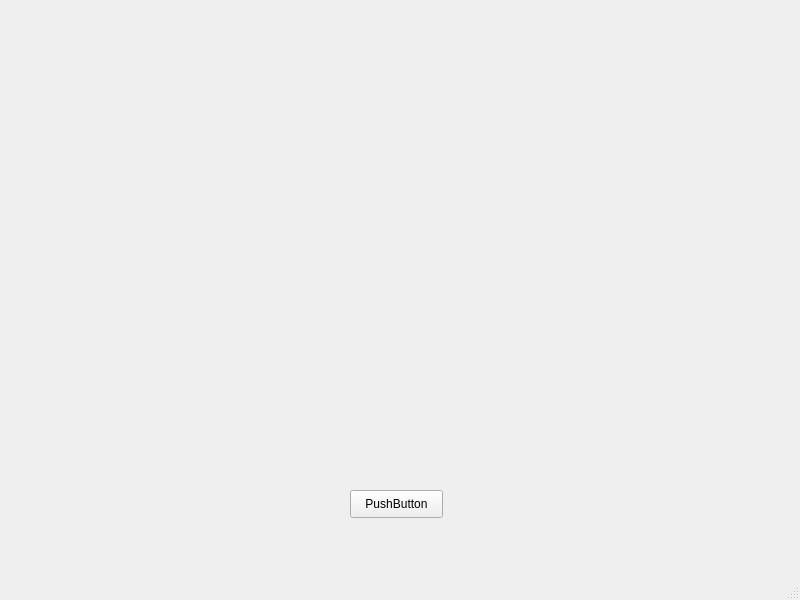
<?xml version="1.0" encoding="UTF-8"?>
<ui version="4.0">
 <class>MainWindow</class>
 <widget class="QMainWindow" name="MainWindow">
  <property name="geometry">
   <rect>
    <x>0</x>
    <y>0</y>
    <width>800</width>
    <height>600</height>
   </rect>
  </property>
  <property name="windowTitle">
   <string>MainWindow</string>
  </property>
  <widget class="QWidget" name="centralwidget">
   <widget class="QPushButton" name="pushButton">
    <property name="geometry">
     <rect>
      <x>350</x>
      <y>490</y>
      <width>93</width>
      <height>28</height>
     </rect>
    </property>
    <property name="text">
     <string>PushButton</string>
    </property>
   </widget>
  </widget>
  <widget class="QMenuBar" name="menubar">
   <property name="geometry">
    <rect>
     <x>0</x>
     <y>0</y>
     <width>800</width>
     <height>26</height>
    </rect>
   </property>
  </widget>
  <widget class="QStatusBar" name="statusbar"/>
 </widget>
 <resources/>
 <connections/>
</ui>
